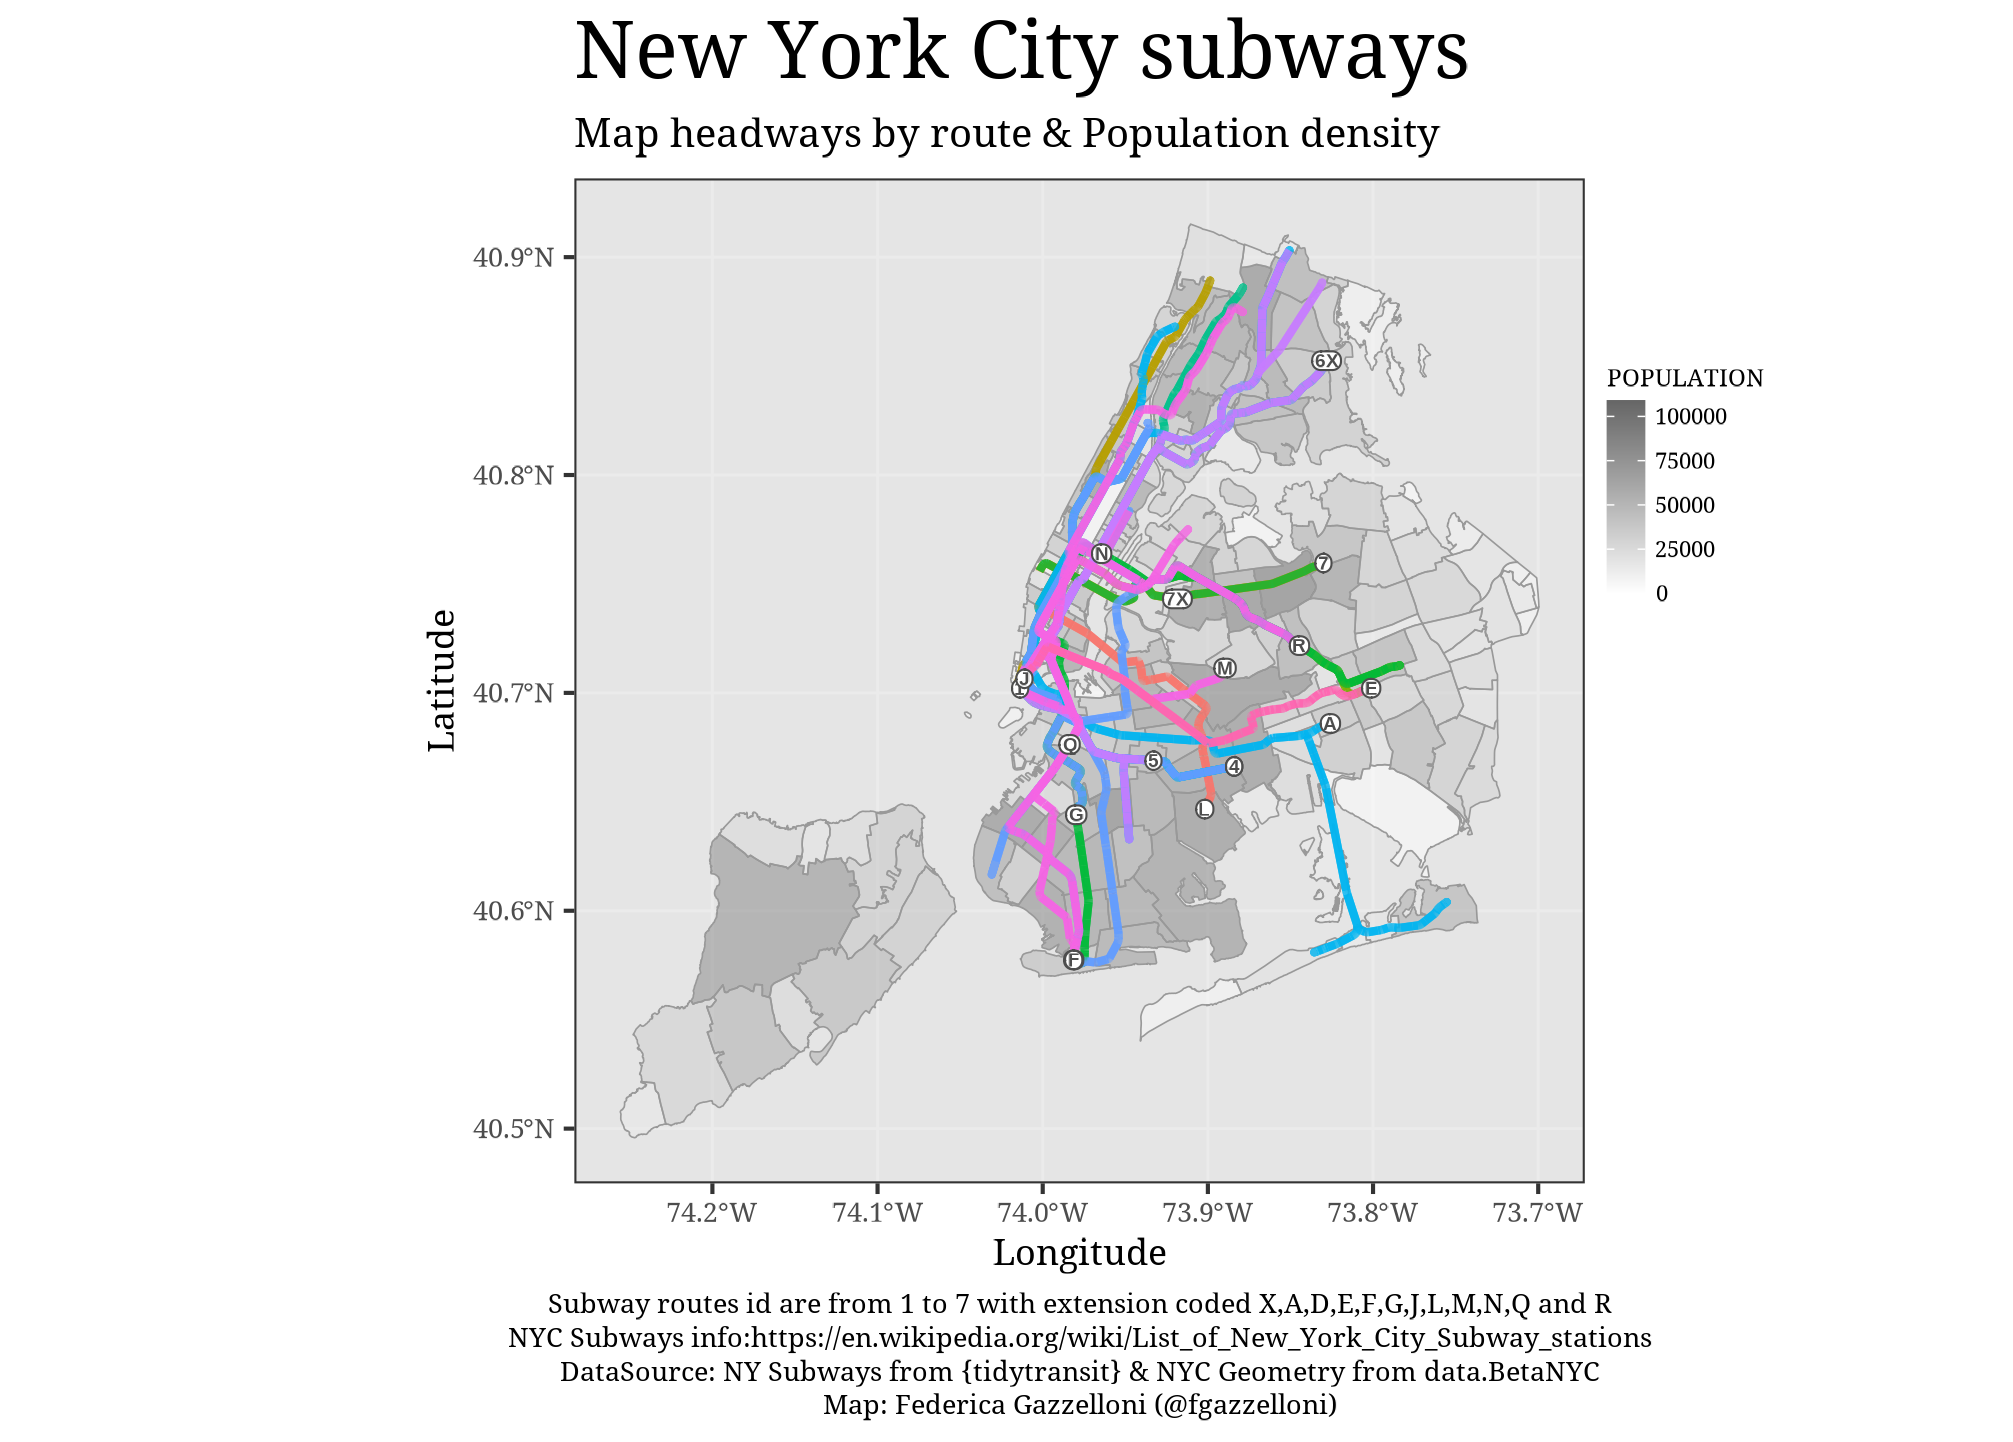

The R source for this figure:
#30DayMapChallenge 2022 Day 6: Network
# Author: Federica Gazzelloni

# Load libraries
# set the fonts
library(showtext)
library(sysfonts)
library(extrafont)
showtext::showtext_auto()
showtext::showtext_opts(dpi=320)
font_add_google(name="Noto Serif",
                family="Noto Serif")


# Subways in NY: load packages and data
# https://cran.r-project.org/web/packages/tidytransit/vignettes/frequency.html
# install.packages('tidytransit')
library(tidytransit)
library(tidyverse)
library(sf)

# other resources: 
# https://stackoverflow.com/questions/34316083/need-to-display-u-s-metro-areas-on-a-map

local_gtfs_path <- system.file("extdata", "google_transit_nyc_subway.zip", package = "tidytransit")

########  ######## ########  ######## ########  ######## ########  ######## 
# The following piece of code is from {tidytransit} vignette ########
# Import Transit Data (GTFS)
# read it/set the service/make it as sf
# this must be done in three steps
gtfs <- read_gtfs(local_gtfs_path)
gtfs <- set_servicepattern(gtfs)
gtfs <- gtfs_as_sf(gtfs)

# build a vector with spatial lengths
gtfs$shapes$length <- st_length(gtfs$shapes)

shape_lengths <- gtfs$shapes %>% 
  as.data.frame() %>% 
  select(shape_id, length, -geometry)



service_pattern_summary <- gtfs$trips %>%
  left_join(gtfs$.$servicepatterns, by="service_id") %>% 
  left_join(shape_lengths, by="shape_id") %>%
  left_join(gtfs$stop_times, by="trip_id") %>% 
  group_by(servicepattern_id) %>% 
  summarise(trips = n(), 
            routes = n_distinct(route_id),
            total_distance_per_day_km = sum(as.numeric(length), 
                                            na.rm=TRUE)/1e3,
            route_avg_distance_km = (sum(as.numeric(length), 
                                         na.rm=TRUE)/1e3)/(trips*routes),
            stops=(n_distinct(stop_id)/2))


service_pattern_summary <- gtfs$.$dates_servicepatterns %>% 
  group_by(servicepattern_id) %>% 
  summarise(days_in_service = n()) %>% 
  left_join(service_pattern_summary, by="servicepattern_id")


service_ids <- gtfs$.$servicepattern %>% 
  filter(servicepattern_id == 's_e25d6ca') %>% 
  pull(service_id)

am_stop_freq <- get_stop_frequency(gtfs, 
                                   start_time = 6*3600, 
                                   end_time = 10*3600, 
                                   service_ids = service_ids, 
                                   by_route = TRUE)

one_line_stops <- am_stop_freq %>% 
  filter(route_id == 1 & direction_id == 0) %>%
  left_join(gtfs$stops, by ="stop_id") %>% 
  mutate(mean_headway_minutes = mean_headway/60)


one_line_stops_sf <- gtfs$stops %>%
  right_join(one_line_stops, by="stop_id") 


routes_sf <- get_route_geometry(gtfs, service_ids = service_ids)

am_route_freq <- get_route_frequency(gtfs, 
                                     service_ids = service_ids, 
                                     start_time = 6*3600, 
                                     end_time = 10*3600)
routes_sf <- routes_sf %>% 
  inner_join(am_route_freq, by = 'route_id')

########  ######## ########  ######## ########  ######## ########  ######## 
# convert to an appropriate coordinate reference system
routes_sf_crs <- sf::st_transform(routes_sf, 4326) 


# first output
routes_sf_crs %>% 
  filter(median_headways < 10*60) %>%
  ggplot() + 
  geom_sf(aes(color=as.factor(median_headways)),
          size=2) + 
  labs(color = "Headways") +
  geom_sf_text(aes(label=route_id)) +
  theme_bw()


##### Add the NYC polygons ##### ##### ##### ##### ##### 
# https://data.beta.nyc/dataset/nyc-zip-code-tabulation-areas/resource/894e9162-871c-4552-a09c-c6915d8783fb?view_id=2c40fce3-0bb2-46d3-bb67-04a935151a96
# https://edaoud.com/blog/2022/03/18/draw-maps-with-R-and-ggplot/

library(geojsonio)
library(broom)

# NYC Geometry
spdf_file <- geojson_read(  # Read the geojson file
  "data/zip_code_040114.geojson",
  what = "sp"
  )

stats_df <- as.data.frame(spdf_file)  # Export the census statistics in another data frame variable
spdf_file <- broom::tidy(  # Convert it to a spatial data frame, with zip code as index
  spdf_file,
  region="ZIPCODE"  # Use ZIPCODE variable as index, the index will be named "id"
)

# second output
ggplot() +
  geom_polygon(data=spdf_file %>%
                 inner_join(stats_df, c("id"="ZIPCODE")),
               aes(x=long, y=lat, group=group,
                   fill=POPULATION),
               color="white",
               linewidth=.2) +
  coord_map() +
  scale_fill_distiller(palette = "YlGnBu", 
                       direction = 1) +
  labs(title="Population in New York City",
       subtitle="Neighborhoods are filled by population",
       fill="Population")

######

# see unique routes id available in the dataset
routes_sf_crs %>% 
  filter(median_headways < 10*60) %>% 
  as.data.frame()%>%
  count(route_id,median_headways)%>%
  pull(route_id)
  
########  ######## ########  ######## ########  ######## ########  ######## 
# Final map combination of the two outputs ##### ##### ##### ##### 
routes_sf_crs %>% 
  filter(median_headways < 10*60) %>% 
  ggplot() + 
  geom_polygon(data=spdf_file %>%
                 inner_join(stats_df, c("id"="ZIPCODE")),
               aes(x=long,
                   y=lat,
                   group=group,
                   fill=POPULATION),
               color="grey60",
               alpha=0.5,
               linewidth=.2) +
  scale_fill_gradient(low="white",high="grey40")+
  geom_sf(aes(color=as.factor(median_headways)),
          linewidth=1,
          show.legend = F,
          alpha=0.8) + 
  labs(title="New York City subways",
       subtitle="Map headways by route & Population density",
       caption="Subway routes id are from 1 to 7 with extension coded X,A,D,E,F,G,J,L,M,N,Q and R\nNYC Subways info:https://en.wikipedia.org/wiki/List_of_New_York_City_Subway_stations\nDataSource: NY Subways from {tidytransit} & NYC Geometry from data.BetaNYC\nMap: Federica Gazzelloni (@fgazzelloni)",
       color = "Headways",
       x="Longitude",y="Latitude") +
  geom_sf_label(aes(label=route_id),
               fontface="bold",
               label.padding = unit(0.05, "lines"),
               size=1.5,color="grey30") +
  coord_sf() +
  theme_bw()+
  theme(text=element_text(family="Noto Serif",size=9),
        legend.position = c(1.1,0.7),
        #legend.background = element_blank(),
        legend.key.size = unit(10,units = "pt"),
        legend.text = element_text(size=5),
        legend.title = element_text(size=5.5),
        axis.title = element_text(size=8),
        axis.text = element_text(size=6),
        plot.title = element_text(size=18),
        plot.caption = element_text(size=6,hjust=0.5,lineheight = 1.2),
        panel.background = element_rect(fill="grey90"))


# Save it ##### ##### ##### ##### ##### 
# ggsave("day6_network.png", # 7.19 x 5.15
#        dpi=280,
#        width = 7.19,
#        height = 5.15)
########  ######## ########  ######## ########  ######## ########  ######## 
